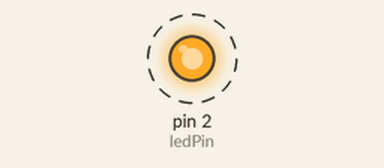
This sketch was run on a simulated Arduino Uno, built with avr-gcc and run on an emulated ATmega328P. Parts: output pins drawn as LEDs (lit = HIGH). Dashed ring = blinking. What the sketch prints to the serial monitor is not drawn.

Above: at 0.5 s.
Timing chart, 0 to 4.6 s (numbered marks = the images above):
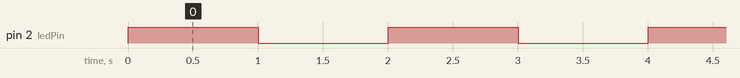

Measured:
- by itself, pin 2 (ledPin): alternates HIGH for 1.0 s and LOW for 1.0 s

The sketch:

lab02.ino.ino
```cpp
const int ledPin = 2;

void setup() {
  Serial.begin(115200);
  pinMode(ledPin, OUTPUT);
}

void loop() {
  digitalWrite(ledPin, HIGH);
  Serial.println("LED 亮");
  delay(1000);

  digitalWrite(ledPin, LOW);
  Serial.println("LED 灭");
  delay(1000);
}
```
